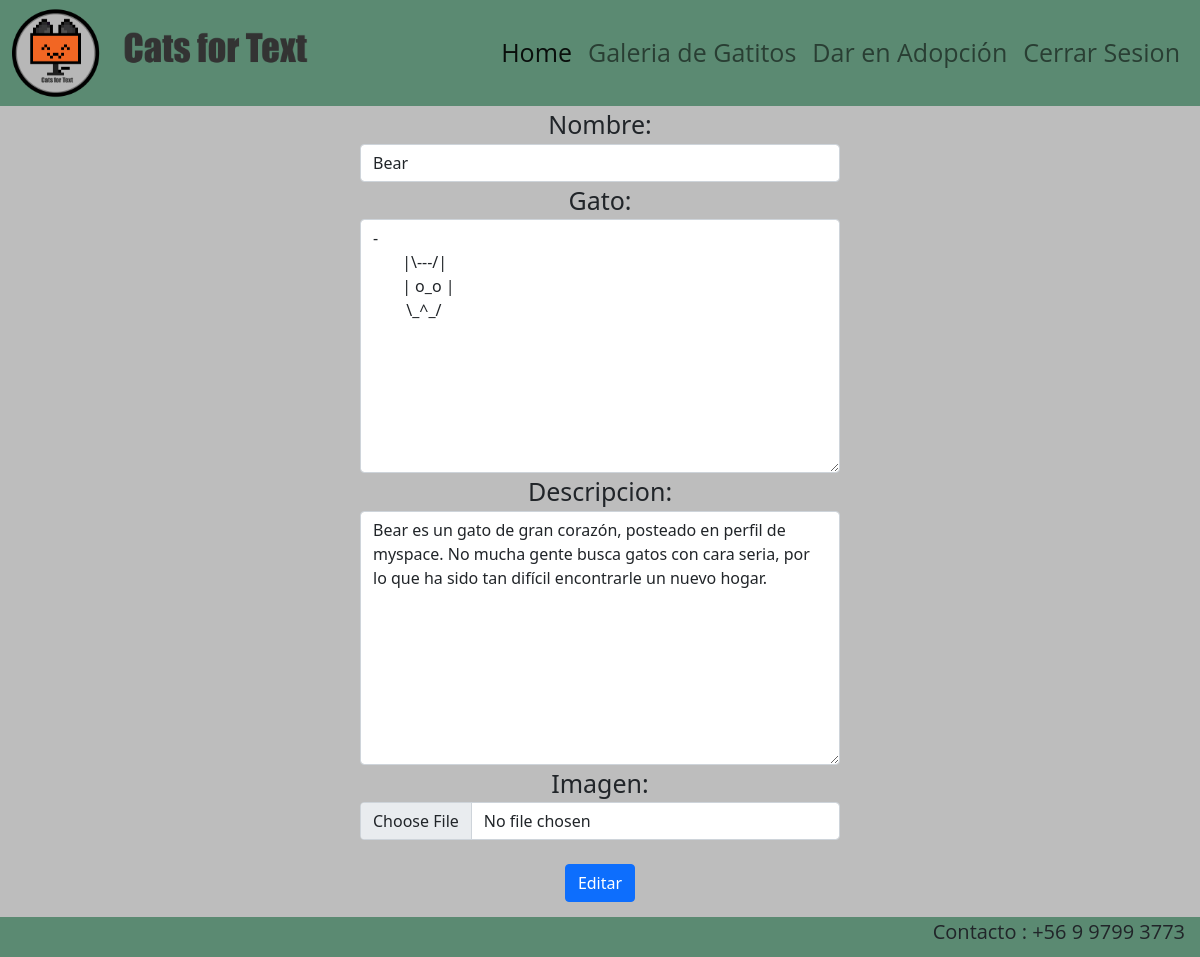
The app's page /editar_cat/8 (signed in) with its own data.
### Registro/models.py (models this page shows, shortened)
class Cats(models.Model):
        name_cat = models.CharField(max_length=30)
        ascii_cat = models.TextField()
        desc_cat = models.CharField(max_length=200)
        imagen_cat = models.ImageField(upload_to="cats", null=True)

### Registro/views.py (the view)
# urls.py: path('editar_cat/<int:id_cat>', views.editar_cat ,name="editar_cat"),
@login_required(login_url='/admin/')
def editar_cat(request, id_cat):
    cat = get_object_or_404(Cats, id=id_cat)
    data = {
        'form' : CatsForm(instance=cat)
    }
    if request.method == 'POST':
        formulario = CatsForm(data=request.POST, instance=cat, files=request.FILES)
        if formulario.is_valid():
            formulario.save()
            return redirect (to="listar_cats")
        data["form"] = formulario
    return render(request, "cats/editar_cat.html", data)

### Registro/forms.py
class CatsForm(forms.ModelForm):
    class Meta:
        model = Cats
        fields = ['name_cat', 'ascii_cat', 'desc_cat', 'imagen_cat']
        labels = {
            'name_cat': 'Nombre',
            'ascii_cat': 'Gato',
            'desc_cat': 'Descripcion',
            'imagen_cat': 'Imagen',
        }
        widgets = {
            'name_cat': forms.TextInput(attrs={'class': 'form-control'}),
            'ascii_cat': forms.Textarea(attrs={'class': 'form-control'}),
            'desc_cat': forms.Textarea(attrs={'class': 'form-control'}),
            'imagen_cat': forms.FileInput(attrs={'class': 'form-control'}),
        }

### Registro/templates/cats/editar_cat.html (shortened to what this page needs)
{% extends 'cats/base.html' %}
{% load static %}
{% block css %}
<link rel="stylesheet" href="{% static 'cats/css/editar_cat.css' %}">
{% endblock %}
{% block contenido %}
    <form method="POST" id="add" enctype="multipart/form-data">
        {{ form }}
        <br>
        <button type="submit" class="btn btn-primary">Editar</button>
    </form>
{% endblock %}

### Registro/static/cats/css/editar_cat.css (style rules this page uses)
#add { text-align: center; margin-left: 30%; margin-right: 30%; }
label { text-align: center; font-size: 25px; }

### Registro/static/cats/css/base.css (style rules this page uses)
* { margin: 0; padding: 0; max-width: 100%; max-height: 100%; }

### records on screen
Cats: name_cat "Bear", ascii_cat "- |\\---/| | o_o | \\_^_/", desc_cat "Bear es un gato de gran corazón, posteado en perfil de myspace. No mucha gente busca gatos con cara seria, por lo que ha sido tan difícil encontrarle un nuevo hogar."
